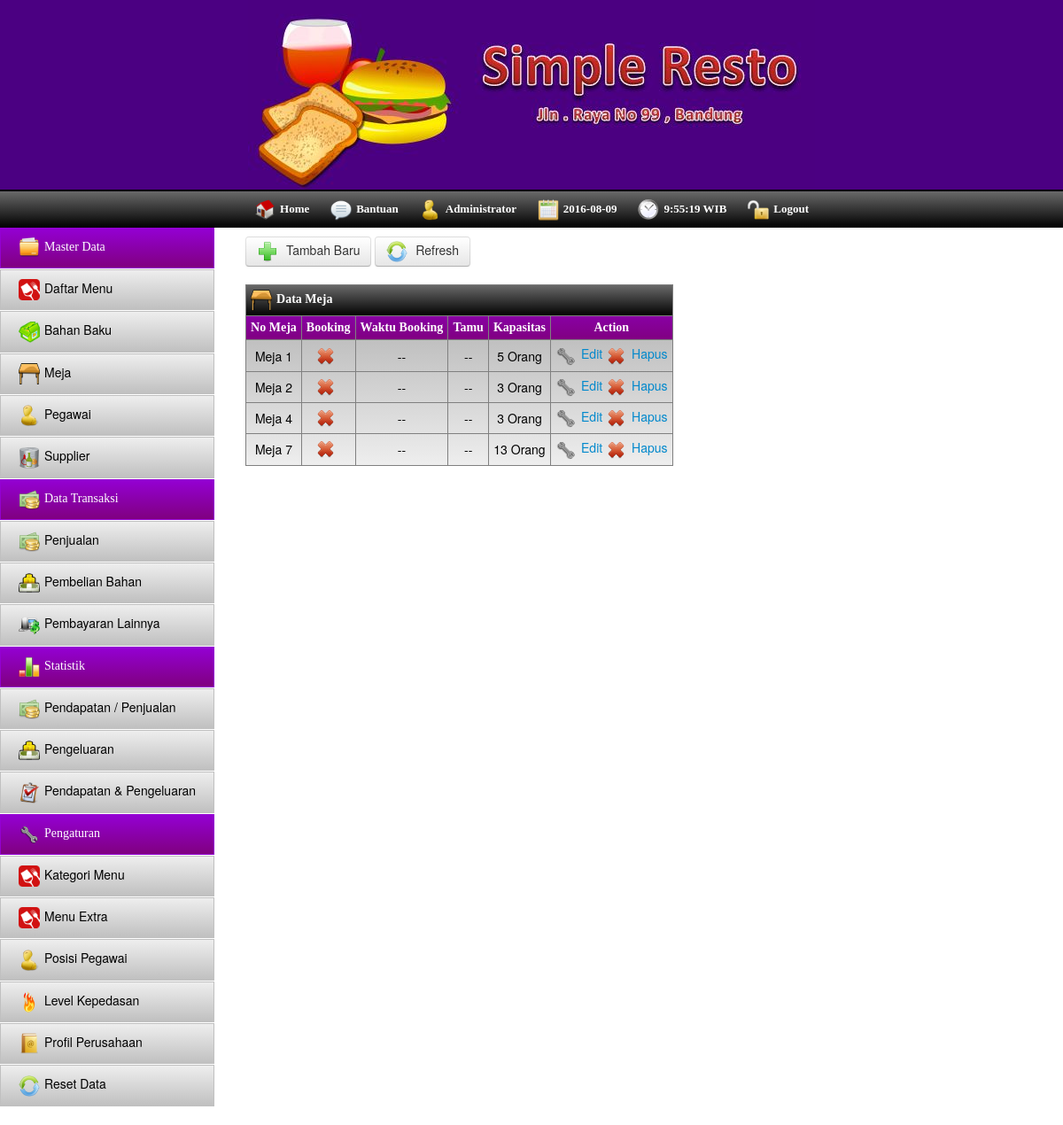
Page /index.php/meja on the committed database.
### tables this page shows
CREATE TABLE IF NOT EXISTS `meja` (
  `no_meja` int(11) NOT NULL,
  `booking` char(1) NOT NULL,
  `tamu` varchar(25) NOT NULL,
  `tanggal` date NOT NULL,
  `waktu` time NOT NULL,
  `kapasitas` int(11) NOT NULL,
  PRIMARY KEY (`no_meja`)
);

### application/controllers/meja.php (called while the page is built, shortened)
<?php if ( ! defined('BASEPATH')) exit('No direct script access allowed');
class Meja extends CI_Controller{
	function __Construct(){
		$this->load->library('pagination');
		$this->load->Model('Model_meja');
		$this->load->helper('form');
	}
	function index(){
		$config = array();
        $config["base_url"] = base_url() . "index.php/meja/page";
        $config["total_rows"] = $this->Model_meja->CountData();
        $config["per_page"] = 50;
        $config["uri_segment"] = 3;
		$config['first_link'] = 'Pertama';
		$config['last_link'] = 'Terakhir';
        $this->pagination->initialize($config);
        $page = ($this->uri->segment(3)) ? $this->uri->segment(3) : 0;
		$data = array(
			'title'=>'Data Meja',
			'data'=>$this->Model_meja->ReadData($config["per_page"], $page),
			'links'=>$this->pagination->create_links(),
			'page'=>$page,
			'totaldata'=>$this->Model_meja->CountData()
		);
		$this->load->view('view_meja',$data);
	}
}

### index.php (called while the page is built, shortened)
<?php
require_once BASEPATH.'core/CodeIgniter.php';

### application/models/model_meja.php (called while the page is built, shortened)
<?php if ( ! defined('BASEPATH')) exit('No direct script access allowed');
class Model_meja extends CI_Model{
	function CountData(){
		 return $this->db->count_all('meja');
	}
	function ReadData($limit, $start) {
        $this->db->limit($limit, $start);
		$this->db->order_by("no_meja", "asc");
        $query = $this->db->get('meja');
        if ($query->num_rows() > 0) {
            foreach ($query->result() as $row) {
                $data[] = $row;
            }
            return $data;
        }
        return false;
   }
}

### application/views/view_meja.php (the view, shortened to what this page needs)
<html>
	<head>
		<?php include "com_library.php";?>
	</head>
	<body>
		<?php include "com_header.php"; ?>
		<?php include "com_toolbar.php"; ?>
		<div id="container">
			<?php include "com_navigasi.php";?>
			<div id="content">
				<div id="button_list">
					<a href="javascript:void(0)" id="tambah" class="btn"><img src="<?php echo base_url();?>assets/img/tambah.png" class="icon"/> Tambah Baru</a>
					<a href="javascript:void(0)" id="refresh" class="btn"><img src="<?php echo base_url();?>assets/img/update.png" class="icon"/> Refresh</a>
				</div>
				<div class="table_data">
					<table cellpadding="5" border="1">
						<thead>
							<tr class="tr_title">
								<th colspan="6"><img src="<?php echo base_url();?>assets/img/meja.png" class="icon"/><?php echo $title;?></th>
							</tr>
							<tr align="center">
								<th>No Meja</th>
								<th>Booking</th>
								<th>Waktu Booking</th>
								<th>Tamu</th>
								<th>Kapasitas</th>
								<th align='center'>Action</th>
							</tr>
						</thead>
						<tbody>
						<?php if($data){
							$no = $page+1;
							foreach($data as $data){
						?>
							<tr align="center">
								<td>Meja <?php echo $data->no_meja;?></td>
								<?php
									if($data->booking=='n'){
										echo "<td><img src='".base_url('assets/img/hapus.png')."'/ class='icon'></td>";
										echo "<td>--</td>";
										echo "<td>--</td>";
									}else{
										echo "<td><img src='".base_url('assets/img/success.png')."'/ class='icon'></td>";
										echo "<td>".$data->tanggal." ".$data->waktu."</td>";
										echo "<td>".$data->tamu."</td>";
									}
								?>
								<td><?php echo $data->kapasitas.' Orang';?></td>
								<td>
									<a href="javascript:void(0)" class="edit" id="<?php echo $data->no_meja;?>"><img src="<?php echo base_url();?>assets/img/fix.png" class="icon"/>Edit</a>
									<a href="javascript:void(0)" class="hapus" id="<?php echo $data->no_meja;?>"><img src="<?php echo base_url();?>assets/img/hapus.png" class="icon"/>Hapus</a>
								</td>
							</tr>
						<?php $no++; } } ?>
						</tbody>
					</table>
				</div>
			</div>
		</div>
	</body>
</html>

### assets/css/style.css (style rules this page uses)
body { margin: 0; }
.icon { width: 24px; height: 24px; border: 0; vertical-align: middle; margin-right: 5px; }
#container { overflow: auto; width: 100%; margin-bottom: 20px; }
#content { overflow: auto; }
#content .table_data { margin: 20px 0px 20px 20px; }
#content .table_data table thead, .table_detail thead, .table_detail tfoot { background: linear-gradient(#9400D3, #800080); color: #fff; font-family: Comic Sans MS; font-weight: none; font-size: 14px; cursor: pointer; text-align: left; }
#content .table_data table thead .tr_title { background: linear-gradient(#696969, #000); color: #fff; }
#content .table_data tbody, .table_detail tbody { background: linear-gradient(silver,#eee); color: #000; font-size: 14px; }
#content .table_data a { text-decoration: none; font-size: 14px; }
#content #button_list { margin-left: 20px; margin-bottom: 10px; }

### rows in the picture
meja: no_meja "1", kapasitas "5"
meja: no_meja "2", kapasitas "3"
meja: no_meja "4", kapasitas "3"
meja: no_meja "7", kapasitas "13"

### other values in the picture
$title "Data Meja"
